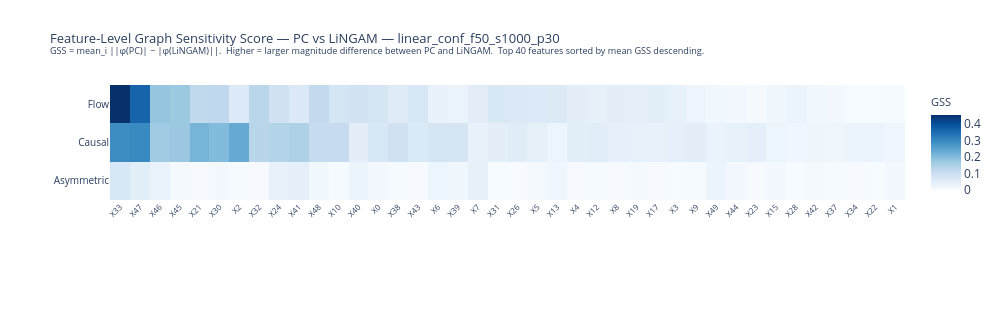
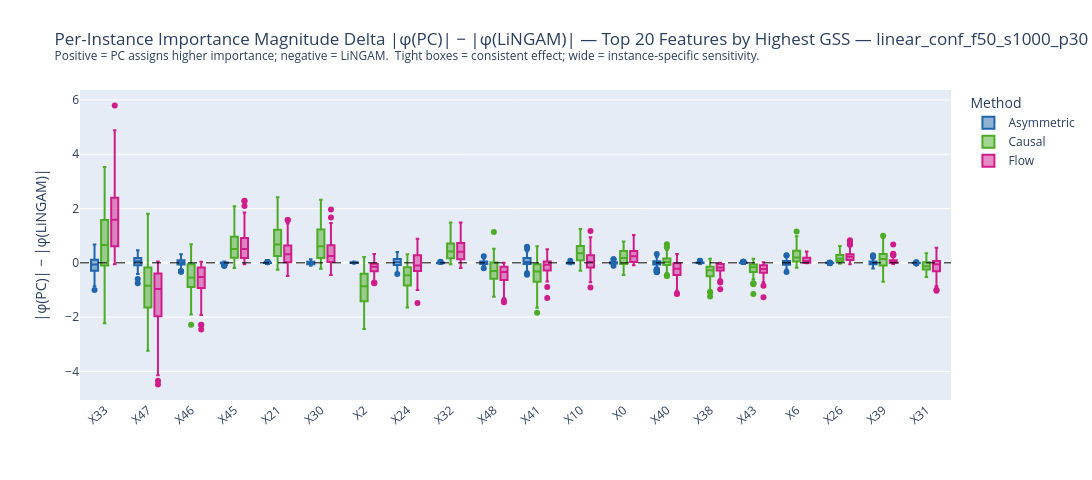

Notebook cell for these charts, in order:
### Markdown cell above
"""
9.2 — Graph Sensitivity Score (GSS): PC vs LiNGAM

GSS(method, feature) = mean_i ( |φ(PC,i,f)| - |φ(LiNGAM,i,f)| )

No outer absolute, no normalisation — the sign encodes direction:
→ GSS > 0 : PC assigns higher mean absolute importance for this feature.
→ GSS < 0 : LiNGAM assigns higher mean absolute importance for this feature.
→ GSS ≈ 0 : both graphs agree on magnitude for this feature.

**Note:** Metrics already computed in section 4. Using pre-computed `gss_feat` and `feat_delta`.
"""

### Code cell
# ── Metrics already computed in section 4 ─────────────────────────────────────
# Using pre-computed gss_feat and feat_delta

for meth in BASE_METHODS:
    if meth not in gss_feat:
        continue
    g = gss_feat[meth]
    print(f"{meth}: mean GSS = {np.mean(g):.4f}  "
          f"min GSS = {np.min(g):.4f}  max GSS = {np.max(g):.4f}")

# ── A: Feature-level GSS heatmap ──────────────────────────────────────────────
fig_gss_hmap = plot_gss_heatmap(
    gss_feat, feature_names, BASE_METHODS, DATASET, save_dir=PLOTS_DIR,
)

# ── B: Per-instance magnitude delta box plots (ranked by highest GSS) ─────────
fig_delta = plot_gss_delta_box(
    feat_delta, feature_names, METHOD_COLORS,
    DATASET, N_TOP_FEATURES, save_dir=PLOTS_DIR,
)

# ── C: Method-level GSS summary ───────────────────────────────────────────────
print(f"\n{'Method':<15}  {'Mean GSS':>10}  {'Median GSS':>11}  {'Max |GSS|':>10}  "
      f"{'Feat |GSS|>0.5':>14}  {'Feat |GSS|>0.1':>14}")
print("─" * 85)
for meth in BASE_METHODS:
    if meth not in gss_feat:
        continue
    g = gss_feat[meth]
    print(f"  {meth:<13}  {np.mean(g):>10.4f}  {np.median(g):>11.4f}  "
          f"{np.max(np.abs(g)):>10.4f}  {(np.abs(g)>0.5).sum():>14d}  {(np.abs(g)>0.1).sum():>14d}")

### Figure 1 — Plotly figure (JSON) as saved in the notebook; plotly's stock layout.template omitted (floating-point values rounded to 4 significant figures)
{"data": [{"colorbar": {"title": {"font": {"size": 11}, "text": "GSS"}}, "colorscale": [[0, "rgb(247,251,255)"], [0.125, "rgb(222,235,247)"], [0.25, "rgb(198,219,239)"], [0.375, "rgb(158,202,225)"], [0.5, "rgb(107,174,214)"], [0.625, "rgb(66,146,198)"], [0.75, "rgb(33,113,181)"], [0.875, "rgb(8,81,156)"], [1, "rgb(8,48,107)"]], "hovertemplate": "<b>%{y}</b> — %{x}<br>GSS = %{z:.4f}<extra></extra>", "type": "heatmap", "x": ["X33", "X47", "X46", "X45", "X21", "X30", "X2", "X32", "X24", "X41", "X48", "X10", "X40", "X0", "X38", "X43", "X6", "X39", "X7", "X31", "X26", "X5", "X13", "X4", "X12", "X8", "X19", "X17", "X3", "X9", "X49", "X44", "X23", "X15", "X28", "X42", "X37", "X34", "X22", "X1"], "y": ["Asymmetric", "Causal", "Flow"], "z": [[0.07113, 0.04648, 0.02862, 0.006011, 0.00224, 0.01176, 0.003986, 0.003238, 0.03462, 0.04079, 0.01472, 0.004894, 0.02762, 0.008955, 0.004253, 0.003023, 0.02206, 0.01859, 0.03975, 0.001715, 0.000836, 0.006187, 0.01745, 0.001894, 0.004402, 0.002658, 0.006146, 0.002496, 0.001543, 0.003863, 0.02713, 0.01078, 0.002343, 0.009673, 0.001608, 0.005739, 0.004296, 0.002117, 0.001329, 0.01052], [0.2915, 0.2975, 0.1666, 0.1734, 0.2139, 0.2006, 0.2338, 0.1332, 0.14, 0.1456, 0.1122, 0.1129, 0.04509, 0.07098, 0.09005, 0.0651, 0.07798, 0.07616, 0.03119, 0.04626, 0.05175, 0.04067, 0.02471, 0.04655, 0.04963, 0.03833, 0.03577, 0.03486, 0.03748, 0.04448, 0.02948, 0.03556, 0.04405, 0.02286, 0.01674, 0.01944, 0.01916, 0.02798, 0.02734, 0.01596], [0.4528, 0.3632, 0.18, 0.1727, 0.1208, 0.1232, 0.06235, 0.1299, 0.08901, 0.0646, 0.1172, 0.07944, 0.08756, 0.07873, 0.05698, 0.06998, 0.03115, 0.02511, 0.04805, 0.06826, 0.06251, 0.06191, 0.06147, 0.04636, 0.03898, 0.04546, 0.04308, 0.0475, 0.03667, 0.02366, 0.01478, 0.009535, 0.006791, 0.01891, 0.02622, 0.01477, 0.01106, 0.001309, 0.001699, 0.003634]], "zmax": 0.4528, "zmin": 0}], "layout": {"height": 310, "margin": {"b": 110, "l": 110, "r": 80, "t": 85}, "title": {"font": {"size": 13}, "text": "Feature-Level Graph Sensitivity Score — PC vs LiNGAM — linear_conf_f50_s1000_p30<br><sup>GSS = mean_i ||φ(PC)| − |φ(LiNGAM)||.  Higher = larger magnitude difference between PC and LiNGAM.  Top 40 features sorted by mean GSS descending.</sup>"}, "width": 1000, "xaxis": {"side": "bottom", "tickangle": -45, "tickfont": {"size": 8}}, "yaxis": {"tickfont": {"size": 10}}}}

### Figure 2 — Plotly figure (JSON) as saved in the notebook; plotly's stock layout.template omitted (floating-point values rounded to 4 significant figures; data arrays with more than 128 entries replaced by an {"elided": "..."} marker saying what was removed)
{"data": [{"alignmentgroup": "True", "boxpoints": "outliers", "hovertemplate": "Method=Asymmetric<br>=%{x}<br>|φ(PC)| − |φ(LiNGAM)|=%{y}<extra></extra>", "legendgroup": "Asymmetric", "marker": {"color": "#2166ac"}, "name": "Asymmetric", "notched": false, "offsetgroup": "Asymmetric", "orientation": "v", "showlegend": true, "type": "box", "x": {"elided": "2000 str values"}, "x0": " ", "xaxis": "x", "y": {"elided": "2000 float values"}, "y0": " ", "yaxis": "y"}, {"alignmentgroup": "True", "boxpoints": "outliers", "hovertemplate": "Method=Causal<br>=%{x}<br>|φ(PC)| − |φ(LiNGAM)|=%{y}<extra></extra>", "legendgroup": "Causal", "marker": {"color": "#4dac26"}, "name": "Causal", "notched": false, "offsetgroup": "Causal", "orientation": "v", "showlegend": true, "type": "box", "x": {"elided": "2000 str values"}, "x0": " ", "xaxis": "x", "y": {"elided": "2000 float values"}, "y0": " ", "yaxis": "y"}, {"alignmentgroup": "True", "boxpoints": "outliers", "hovertemplate": "Method=Flow<br>=%{x}<br>|φ(PC)| − |φ(LiNGAM)|=%{y}<extra></extra>", "legendgroup": "Flow", "marker": {"color": "#d01c8b"}, "name": "Flow", "notched": false, "offsetgroup": "Flow", "orientation": "v", "showlegend": true, "type": "box", "x": {"elided": "2000 str values"}, "x0": " ", "xaxis": "x", "y": {"elided": "2000 float values"}, "y0": " ", "yaxis": "y"}], "layout": {"boxmode": "group", "height": 480, "legend": {"title": {"text": "Method"}, "tracegroupgap": 0}, "margin": {"b": 80, "t": 90}, "shapes": [{"line": {"color": "black", "dash": "dash", "width": 1}, "type": "line", "x0": 0, "x1": 1, "xref": "x domain", "y0": 0, "y1": 0, "yref": "y"}], "title": {"text": "Per-Instance Importance Magnitude Delta |φ(PC)| − |φ(LiNGAM)| — Top 20 Features by Highest GSS — linear_conf_f50_s1000_p30<br><sup>Positive = PC assigns higher importance; negative = LiNGAM.  Tight boxes = consistent effect; wide = instance-specific sensitivity.</sup>"}, "width": 1300, "xaxis": {"anchor": "y", "domain": [0, 1], "tickangle": -40, "title": {"text": ""}}, "yaxis": {"anchor": "x", "domain": [0, 1], "title": {"text": "|φ(PC)| − |φ(LiNGAM)|"}}}}
